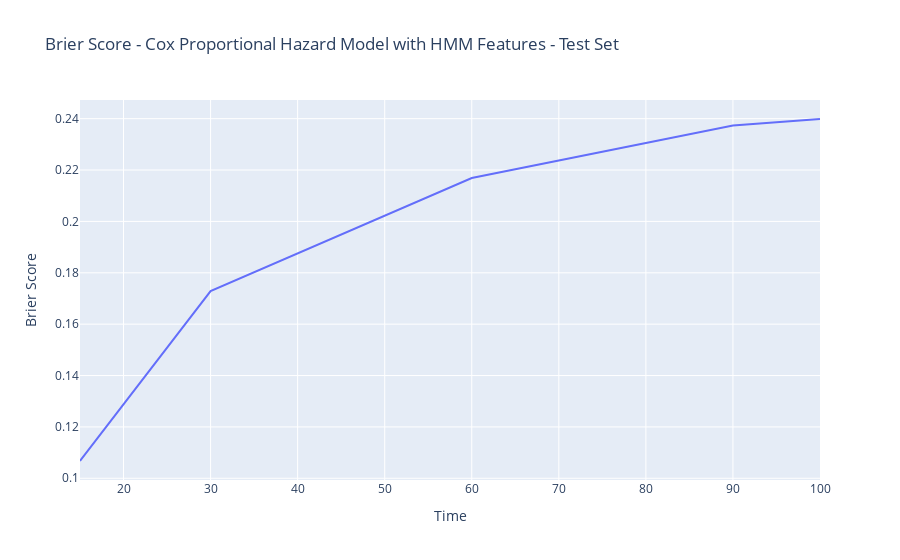
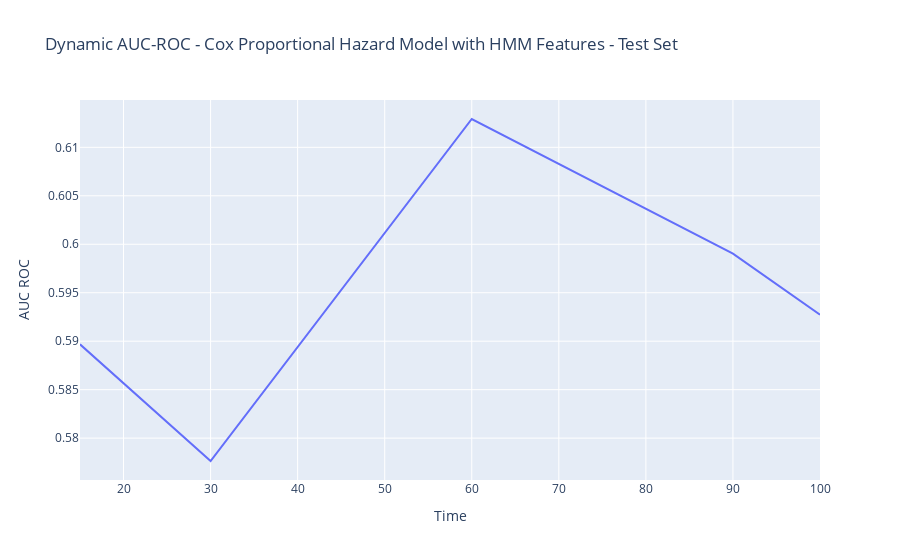

The notebook cell saved with these charts, in order:
### Code cell
from recurrent_health_events_prediction.training.utils import evaluate_model

# Evaluate the model on the test set
evaluate_model(
    next_event_model_cph_model_hmm_cov,
    X_train_scaled,
    X_test_scaled,
    save_plots=True,
    evaluation_times=evaluation_times,
    evaluation_set='test',
)

### Figure 1 — Plotly figure (JSON) as saved in the notebook; plotly's stock layout.template omitted (floating-point values rounded to 4 significant figures)
{"data": [{"hovertemplate": "time=%{x}<br>brier_score=%{y}<extra></extra>", "legendgroup": "", "line": {"color": "#636efa", "dash": "solid"}, "marker": {"symbol": "circle"}, "mode": "lines", "name": "", "orientation": "v", "showlegend": false, "type": "scatter", "x": [15, 30, 60, 90, 100], "xaxis": "x", "y": [0.1067, 0.1729, 0.2169, 0.2374, 0.2399], "yaxis": "y"}], "layout": {"legend": {"tracegroupgap": 0}, "title": {"text": "Brier Score - Cox Proportional Hazard Model with HMM Features - Test Set"}, "xaxis": {"anchor": "y", "domain": [0, 1], "title": {"text": "Time"}}, "yaxis": {"anchor": "x", "domain": [0, 1], "title": {"text": "Brier Score"}}}}

### Figure 2 — Plotly figure (JSON) as saved in the notebook; plotly's stock layout.template omitted (floating-point values rounded to 4 significant figures)
{"data": [{"hovertemplate": "time=%{x}<br>auc=%{y}<extra></extra>", "legendgroup": "", "line": {"color": "#636efa", "dash": "solid"}, "marker": {"symbol": "circle"}, "mode": "lines", "name": "", "orientation": "v", "showlegend": false, "type": "scatter", "x": [15, 30, 60, 90, 100], "xaxis": "x", "y": [0.5897, 0.5776, 0.6129, 0.599, 0.5927], "yaxis": "y"}], "layout": {"legend": {"tracegroupgap": 0}, "title": {"text": "Dynamic AUC-ROC - Cox Proportional Hazard Model with HMM Features - Test Set"}, "xaxis": {"anchor": "y", "domain": [0, 1], "title": {"text": "Time"}}, "yaxis": {"anchor": "x", "domain": [0, 1], "title": {"text": "AUC ROC"}}}}
